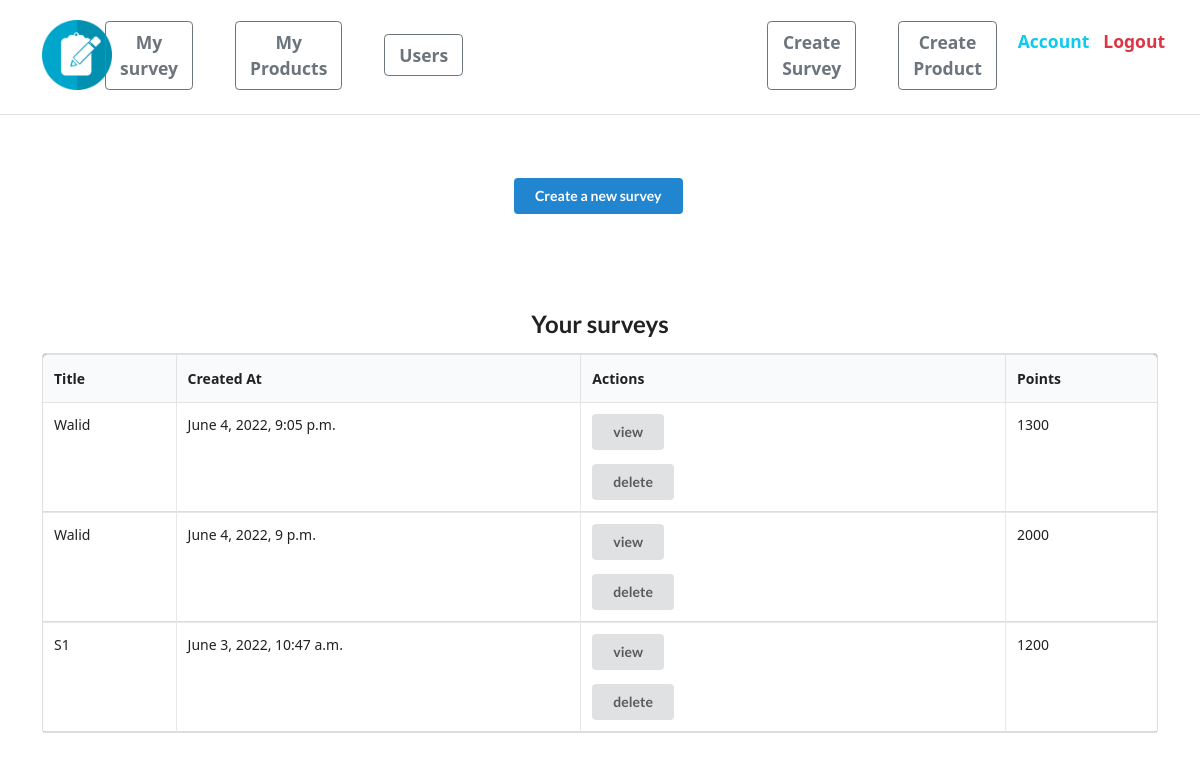
The page /surveys/ (signed in) on the database as committed earlier.
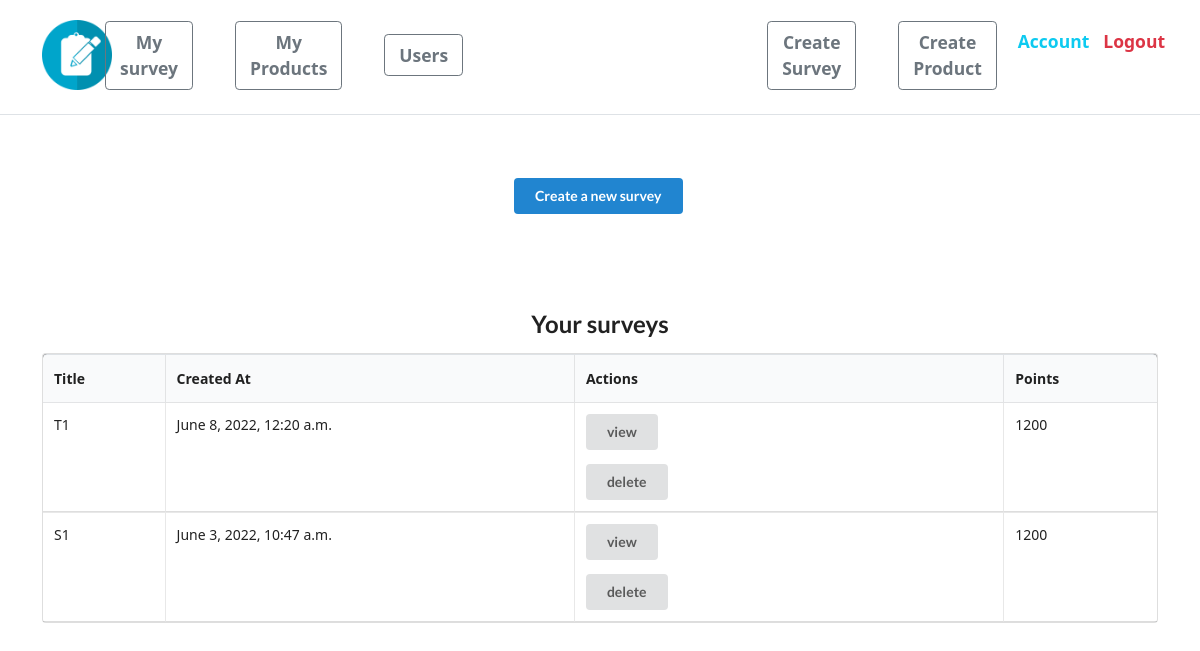
The same page on the database as committed later.
### survey/models.py (models this page shows)
class Survey(models.Model):
    title = models.CharField(max_length=64)
    is_active = models.BooleanField(default=False)
    creator = models.ForeignKey(Account, on_delete=models.CASCADE)
    created_at = models.DateTimeField(default=timezone.now)
    points = models.IntegerField(default=0)

### survey/views.py (the view)
# urls.py: path('surveys/', survey_list, name='surveys'),
@login_required
def survey_list(request):
    if request.user.is_admin:
        surveys = Survey.objects.filter(
            creator=request.user).order_by("-created_at").all()
        return render(request, "survey/list.html", {"surveys": surveys})
    else:
        return redirect("list")

### survey/templates/survey/list.html (shortened to what this page needs)
{% extends "base.html" %}
{% block content %}
<div class="ui center aligned basic very padded segment">
    <a href="{% url 'create' %}">
        <div class="ui primary button">Create a new survey</div>
    </a>
</div>
<div class="ui center aligned basic very padded segment">
    {% if surveys %}
    <h2 class="ui header">Your surveys</h2>
    <table class="ui celled table">
        <thead>
            <tr class="bg-black">
                <th>Title</th>
                <th>Created At</th>
                <th>Actions</th>
                <th>Points</th>
            </tr>
        </thead>
        <tbody>
            {% for survey in surveys %}
            <tr>
                <td>{{ survey.title }}</td>
                <td>{{ survey.created_at }}</td>
                <td>
                    {% if survey.is_active %}
                    <a href="{% url 'detail' survey.pk %}">
                        <div class="ui button mb-3">view</div>
                    </a>
                    {% else %}
                    <a href="{% url 'edit' survey.pk %}">
                        <div class="ui button">edit</div>
                    </a>
                    {% endif %}
                    <form method="post" action="{% url 'delete' survey.pk %}" style="display: inline-block;">
                        <button class=" ui button">delete</button>
                    </form>
                </td>
                <td> {{survey.points}} </td>
            </tr>
            {% endfor %}
        </tbody>
    </table>
    {% else %}
    <h2 class="ui header">Your surveys
        <div class="sub header">You don't have any surveys yet, try creating one first.</div>
    </h2>
    {% endif %}
</div>
{% endblock %}

Rows that differ between the two databases and show on the page:
removed Survey: title "Walid", created_at "June 4, 2022, 9:05 p.m.", is_active "view", points "1300"
removed Survey: title "Walid", created_at "June 4, 2022, 9 p.m.", is_active "view", points "2000"
added Survey: title "T1", created_at "June 8, 2022, 12:20 a.m.", is_active "view", points "1200"
